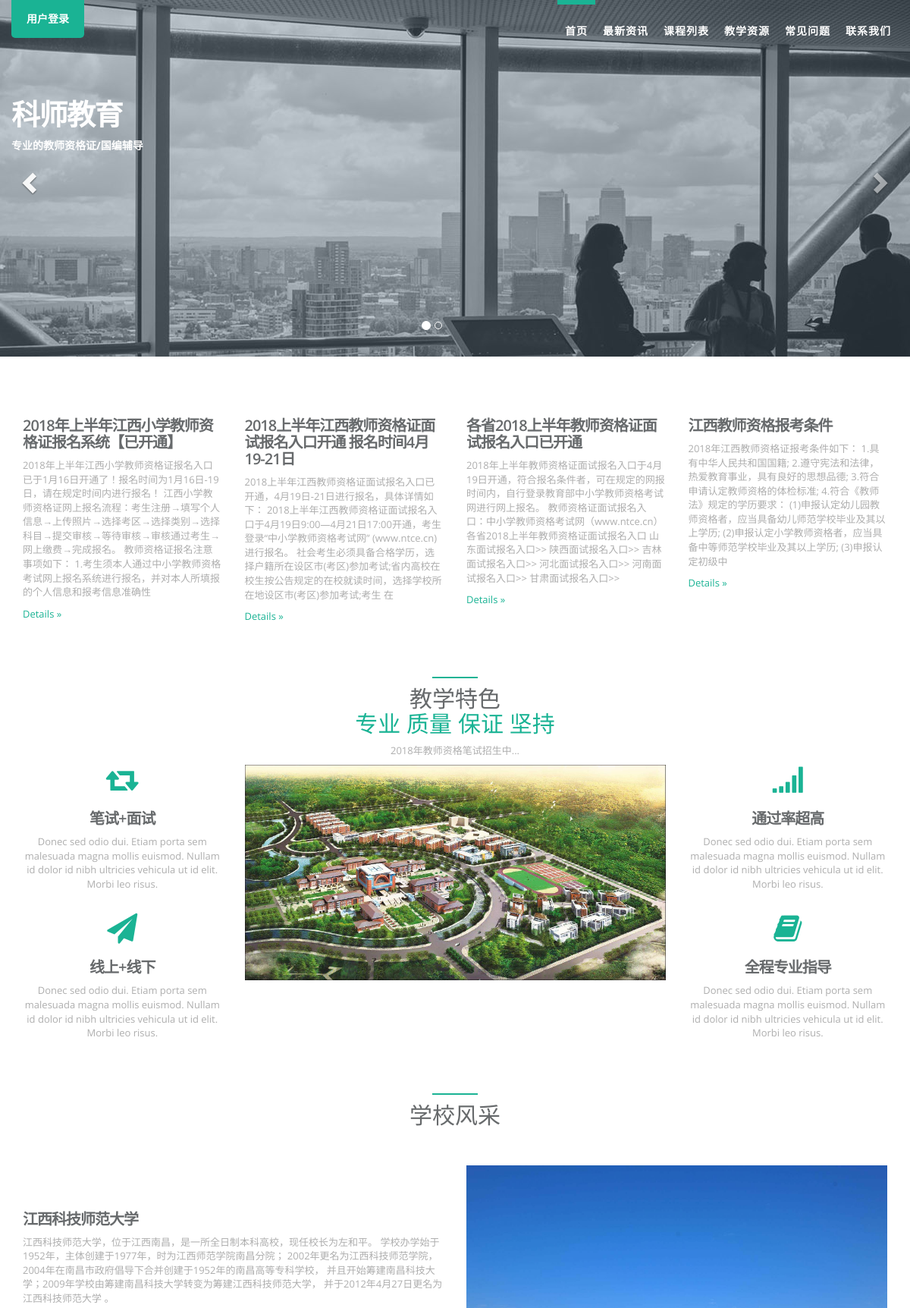
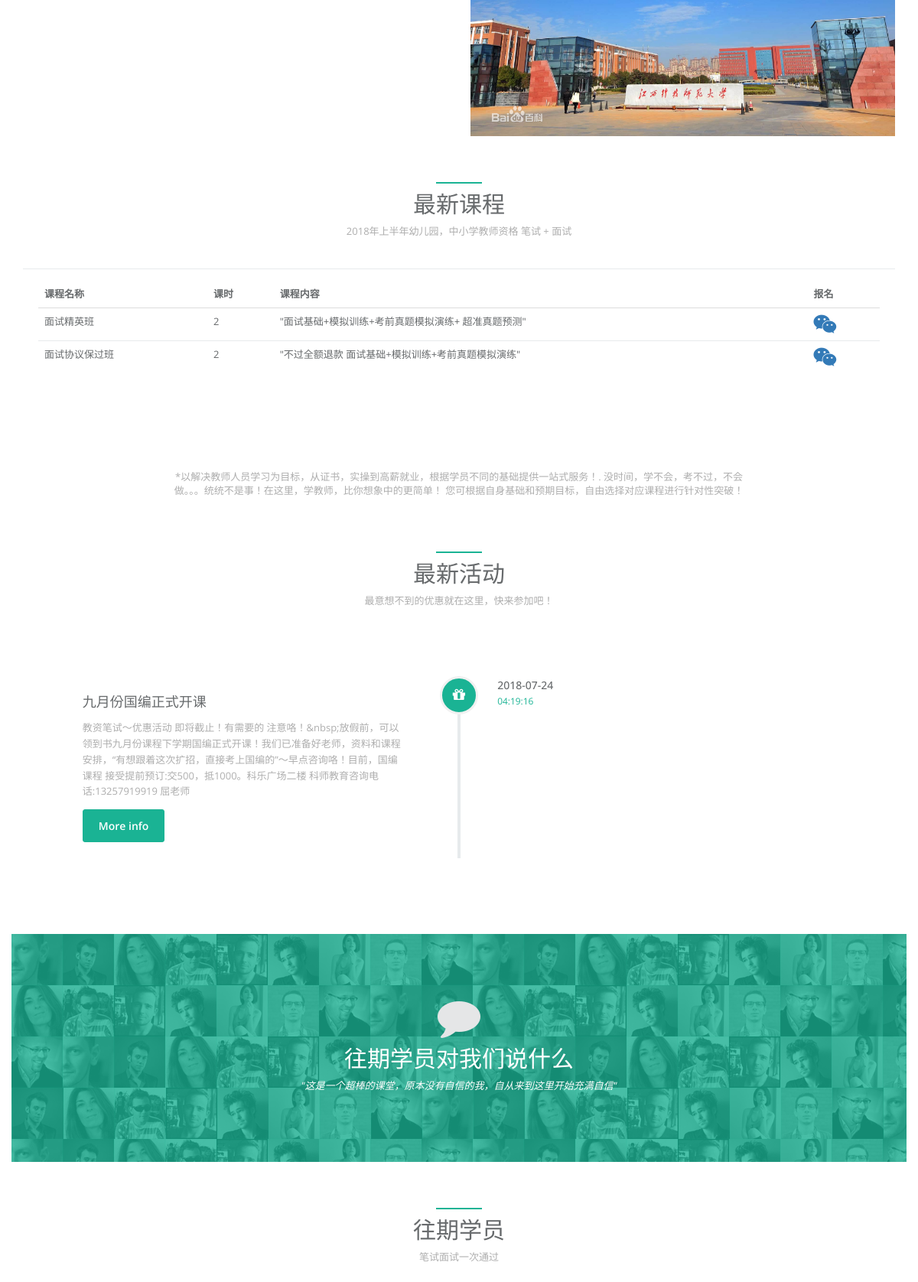
The page / (upper part) on the database its author committed (2 pictures, top to bottom).
### ks_crm/models.py (models this page shows, shortened)
class News(models.Model):
    title = models.CharField(max_length=256,verbose_name="新闻标题")
    content = models.TextField(verbose_name="新闻内容")
    image = models.FileField(upload_to='news_image',null=True,blank=True)
    enabled = models.BooleanField(default=True)
    date = models.DateTimeField(auto_now_add=True)
    class Meta:
        ordering = ['date']
        verbose_name = "新闻资讯"
        verbose_name_plural = "新闻资讯"

class Course(models.Model):
    name = models.CharField(max_length=64, unique=True)
    price = models.PositiveSmallIntegerField()
    period = models.PositiveSmallIntegerField(verbose_name="周期(月)")
    outline = models.TextField()
    enabled = models.BooleanField(default=True)
    class Meta:
        verbose_name = "课程表"
        verbose_name_plural = "课程表"

class Actions(models.Model):
    topic = models.CharField(max_length=256, verbose_name="活动主题")
    content = models.TextField(verbose_name="活动内容")
    start_time = models.DateField()
    end_time = models.DateField()
    image = models.FileField(upload_to='action_image')
    date = models.DateTimeField(auto_now_add=True)
    enabled = models.BooleanField(default=True)
    favourites = models.IntegerField(blank=True,null=True)
    class Meta:
        verbose_name = "最新活动"
        verbose_name_plural = "最新活动"

### ks_edu/views.py (the view)
# urls.py: url(r'^$', views.index,name='crm_home'),
def index(request):
    news = models.News.objects.all().order_by("-id")[:4]
    actions = models.Actions.objects.all().order_by("-id")[:4]
    courses = models.Course.objects.all().order_by("-id")
    questions = models.FAQ.objects.all().order_by("-id")
    materials = models.TeacherMaterials.objects.all().order_by("-id")[:10]
    return render(request,"front_desk/index.html",{"news":news,
                                                   "actions":actions,
                                                   "courses":courses,
                                                   "questions":questions,
                                                   "materials":materials})

### front_desk/templatetags/fd_tags.py (called while the page is built)
@register.filter
def remove_tags(htmlstr):
    dr = re.compile(r'<[^>]+>',re.S)
    dd = dr.sub('',htmlstr)
    if len(dd)>300:
        return dd[0:200]
    return dd

### templates/front_desk/index.html (shortened to what this page needs)
{% load fd_tags %}
<!DOCTYPE html>
<html lang="en">
<head>
    <link href="/static/bootstrap/css/bootstrap.min.css" rel="stylesheet">
    <link href="/static/bootstrap/css/animate.css" rel="stylesheet">
    <link href="/static/bootstrap/font-awesome/css/font-awesome.min.css" rel="stylesheet">
    <link href="/static/bootstrap/css/style.css" rel="stylesheet">
</head>
<body id="page-top" class="landing-page">
<div class="navbar-wrapper">
        <nav class="navbar navbar-default navbar-fixed-top" role="navigation">
            <div class="container">
                <div class="navbar-header page-scroll">
                    <a class="navbar-brand" href="{% url 'acc_login' %}?next={{ request.path }}">用户登录</a>
                </div>
                <div id="navbar" class="navbar-collapse collapse">
                    <ul class="nav navbar-nav navbar-right">
                        <li><a class="page-scroll" href="#page-top">首页</a></li>
                        <li><a class="page-scroll" href="#news">最新资讯</a></li>
                        <li><a class="page-scroll" href="#courses">课程列表</a></li>
                        <li><a class="page-scroll" href="#materials">教学资源</a></li>
                        <li><a class="page-scroll" href="#FAQ">常见问题</a></li>
                        <li><a class="page-scroll" href="#contact">联系我们</a></li>
                    </ul>
                </div>
            </div>
        </nav>
</div>
<div id="inSlider" class="carousel carousel-fade" data-ride="carousel">
    <ol class="carousel-indicators">
        <li data-target="#inSlider" data-slide-to="0" class="active"></li>
        <li data-target="#inSlider" data-slide-to="1"></li>
    </ol>
    <div class="carousel-inner" role="listbox">
        <div class="item active">
            <div class="container">
                <div class="carousel-caption">
                    <h1>科师教育</h1>
                    <p>专业的教师资格证/国编辅导</p>
                </div>
            </div>
            <div class="header-back one"></div>
        </div>
    </div>
    <a class="left carousel-control" href="#inSlider" role="button" data-slide="prev">
        <span class="glyphicon glyphicon-chevron-left" aria-hidden="true"></span>
    </a>
    <a class="right carousel-control" href="#inSlider" role="button" data-slide="next">
        <span class="glyphicon glyphicon-chevron-right" aria-hidden="true"></span>
    </a>
</div>
<section id="news" class="container services">
    <div class="row">
        {% for news_obj in news %}
        <div class="col-sm-3">
            <h2>{{ news_obj.title }}</h2>
            <p >{{ news_obj.content|remove_tags }}</p>
            <p><a class="navy-link" href="/fd/news/{{ news_obj.id }}" role="button">Details &raquo;</a></p>
        </div>
        {% endfor %}
    </div>
    <div class="row">
        <div class="col-lg-12 text-center">
            <div class="navy-line"></div>
            <h1>教学特色<br/> <span class="navy"> 专业 质量 保证 坚持</span> </h1>
            <p>2018年教师资格笔试招生中... </p>
        </div>
    </div>
    <div class="row">
        <div class="col-md-3 text-center wow fadeInLeft">
            <div>
                <i class="fa fa-retweet features-icon"></i>
                <h2>笔试+面试</h2>
                <p>Donec sed odio dui. Etiam porta sem malesuada magna mollis euismod. Nullam id dolor id nibh ultricies vehicula ut id elit. Morbi leo risus.</p>
            </div>
            <div class="m-t-lg">
                <i class="fa fa-send features-icon"></i>
                <h2>线上+线下</h2>
                <p>Donec sed odio dui. Etiam porta sem malesuada magna mollis euismod. Nullam id dolor id nibh ultricies vehicula ut id elit. Morbi leo risus.</p>
            </div>
        </div>
        <div class="col-md-6 text-center  wow zoomIn">
            <img src="static/bootstrap/img/jxkjsfdx.jpg" alt="school" class="img-responsive">
        </div>
        <div class="col-md-3 text-center wow fadeInRight">
            <div>
                <i class="fa fa-signal features-icon"></i>
                <h2>通过率超高</h2>
                <p>Donec sed odio dui. Etiam porta sem malesuada magna mollis euismod. Nullam id dolor id nibh ultricies vehicula ut id elit. Morbi leo risus.</p>
            </div>
            <div class="m-t-lg">
                <i class="fa fa-book features-icon"></i>
                <h2>全程专业指导</h2>
                <p>Donec sed odio dui. Etiam porta sem malesuada magna mollis euismod. Nullam id dolor id nibh ultricies vehicula ut id elit. Morbi leo risus.</p>
            </div>
        </div>
    </div>
    <div class="row">
        <div class="col-lg-12 text-center">
            <div class="navy-line"></div>
            <h1>学校风采</h1>
        </div>
    </div>
    <div class="row features-block">
        <div class="col-lg-6 features-text wow fadeInLeft">
            <h2>江西科技师范大学</h2>
            <p>江西科技师范大学，位于江西南昌，是一所全日制本科高校，现任校长为左和平。
                学校办学始于1952年，主体创建于1977年，时为江西师范学院南昌分院；
                2002年更名为江西科技师范学院，2004年在南昌市政府倡导下合并创建于1952年的南昌高等专科学校，
                并且开始筹建南昌科技大学；2009年学校由筹建南昌科技大学转变为筹建江西科技师范大学，
                并于2012年4月27日更名为江西科技师范大学 。</p>
        </div>
        <div class="col-lg-6 text-right wow fadeInRight">
            <img src="static/bootstrap/img/jxkjsfdx2.png" alt="school" class="img-responsive pull-right">
        </div>
    </div>
</section>
<section id="courses" class="pricing">
    <div class="container">
        <div class="row m-b-lg">
            <div class="col-lg-12 text-center">
                <div class="navy-line"></div>
                <h1>最新课程</h1>
                <p>2018年上半年幼儿园，中小学教师资格 笔试 + 面试</p>
            </div>
        </div>
        <div class="row">
            <div class="col-lg-12">
            <div class="ibox float-e-margins">
                <div class="ibox-content">
                    <table class="footable table table-stripped toggle-arrow-tiny tablet breakpoint footable-loaded" data-page-size="8">
                        <thead>
                        <tr>
                            <th data-toggle="true" class="footable-visible footable-first-column footable-sortable">课程名称</th>
                            <th class="footable-visible footable-sortable">课时</th>
                            <th class="footable-visible footable-sortable">课程内容</th>
                            <th class="footable-visible footable-last-column footable-sortable">报名</th>
                        </tr>
                        </thead>
                        <tbody>
                        {% for course in courses %}
                        <tr style="display: table-row;" class="footable-even">
                            <td class="footable-visible footable-first-column">{{ course.name }}</td>
                            <td class="footable-visible">{{ course.period }}</td>
                            <td class="footable-visible">{{ course.outline }}</td>
                            <td class="footable-visible footable-last-column"><a  href="{% url 'course_list' %}">
                                        <i class="fa fa-weixin fa-2x"></i></a></td>
                        </tr>
                        {% endfor %}
                        </tbody>
                    </table>
                </div>
            </div>
        </div>
        </div>
        <div class="row m-t-lg">
            <div class="col-lg-8 col-lg-offset-2 text-center m-t-lg">
                <p>*以解决教师人员学习为目标，从证书，实操到高薪就业，根据学员不同的基础提供一站式服务！.
                没时间，学不会，考不过，不会做。。。统统不是事！在这里，学教师，比你想象中的更简单！
                您可根据自身基础和预期目标，自由选择对应课程进行针对性突破！</p>
            </div>
        </div>
    </div>
    <div class="container">
        <div class="row">
            <div class="col-lg-12 text-center">
                <div class="navy-line"></div>
                <h1>最新活动</h1>
                <p>最意想不到的优惠就在这里，快来参加吧！ </p>
            </div>
        </div>
        <div class="row features-block">
            <div class="col-lg-12">
                <div id="vertical-timeline" class="vertical-container light-timeline center-orientation">
                    {% for action in actions %}
                    <div class="vertical-timeline-block">
                        <div class="vertical-timeline-icon navy-bg">
                            <i class="fa fa-gift"></i>
                        </div>
                        <div class="vertical-timeline-content">
                            <h2>{{ action.topic }}</h2>
                            <p>{{ action.content|remove_tags }}</p>
                            <a href="/fd/actions/{{ action.id }}" class="btn btn-xs btn-primary"> More info</a>
                            <span class="vertical-date"> {{ action.date|date:"Y-m-d" }} <br/>
                                <small>{{ action.date|date:"H:i:s" }}</small> </span>
                        </div>
                    </div>
                    {% endfor %}
                </div>
            </div>
        </div>
    </div>
</section>
<section id="materials"  style="margin-top: 0">
    <div class="container navy-section testimonials">
        <div class="row">
            <div class="col-lg-12 text-center wow zoomIn">
                <i class="fa fa-comment big-icon"></i>
                <h1>
                    往期学员对我们说什么
                </h1>
                <div class="testimonials-text">
                    <i>"这是一个超棒的课堂，原本没有自信的我，自从来到这里开始充满自信"</i>
                </div>
            </div>
        </div>
    </div>
    <div class="container">
        <div class="row">
            <div class="col-lg-12 text-center">
                <div class="navy-line"></div>
                <h1>往期学员</h1>
                <p>笔试面试一次通过 </p>
            </div>
        </div>
    </div>
</section>
</body>
</html>

### rows shown on the page
News: title "2018年上半年江西小学教师资格证报名系统【已开通】", content|remove_tags "2018年上半年江西小学教师资格证报名入口已于1月16日开通了！报名时间为1月16日-19日，请在规定时间内进行报名！ 江西小学教师资格证网上报名流程：考生注册→填写个人信息→上传照片→选择考区→选择类别→选择科目→提交审核→等待审核→审核通过考生→网上缴费→完成报名。 教师资格证报名注意事项如下： 1.考生须本人通过中小学教师资格考试网上报名系统进行报名，并对本人所填报的个人信息和报考信息准确性"
News: title "2018上半年江西教师资格证面试报名入口开通 报名时间4月19-21日", content|remove_tags "2018上半年江西教师资格证面试报名入口已开通，4月19日-21日进行报名，具体详情如下： 2018上半年江西教师资格证面试报名入口于4月19日9:00—4月21日17:00开通，考生登录“中小学教师资格考试网” (www.ntce.cn)进行报名。 社会考生必须具备合格学历，选择户籍所在设区市(考区)参加考试;省内高校在校生按公告规定的在校就读时间，选择学校所在地设区市(考区)参加考试;考生 在"
News: title "各省2018上半年教师资格证面试报名入口已开通", content|remove_tags "2018年上半年教师资格证面试报名入口于4月19日开通，符合报名条件者，可在规定的网报时间内，自行登录教育部中小学教师资格考试网进行网上报名。 教师资格证面试报名入口：中小学教师资格考试网（www.ntce.cn） 各省2018上半年教师资格证面试报名入口 山东面试报名入口>> 陕西面试报名入口>> 吉林面试报名入口>> 河北面试报名入口>> 河南面试报名入口>> 甘肃面试报名入口>>"
News: title "江西教师资格报考条件", content|remove_tags "2018年江西教师资格证报考条件如下： 1.具有中华人民共和国国籍; 2.遵守宪法和法律，热爱教育事业，具有良好的思想品德; 3.符合申请认定教师资格的体检标准; 4.符合《教师法》规定的学历要求： (1)申报认定幼儿园教师资格者，应当具备幼儿师范学校毕业及其以上学历; (2)申报认定小学教师资格者，应当具备中等师范学校毕业及其以上学历; (3)申报认定初级中"
Course: name "面试精英班", period "2", outline "\"面试基础+模拟训练+考前真题模拟演练+ 超准真题预测\""
Course: name "面试协议保过班", period "2", outline "\"不过全额退款 面试基础+模拟训练+考前真题模拟演练\""
Actions: topic "九月份国编正式开课", content|remove_tags "教资笔试～优惠活动 即将截止！有需要的 注意咯！&nbsp;放假前，可以领到书九月份课程下学期国编正式开课！我们已准备好老师，资料和课程安排，“有想跟着这次扩招，直接考上国编的”～早点咨询咯！目前，国编课程 接受提前预订:交500，抵1000。科乐广场二楼 科师教育咨询电话:13257919919 屈老师", date "2018-07-24", date "04:19:16"
